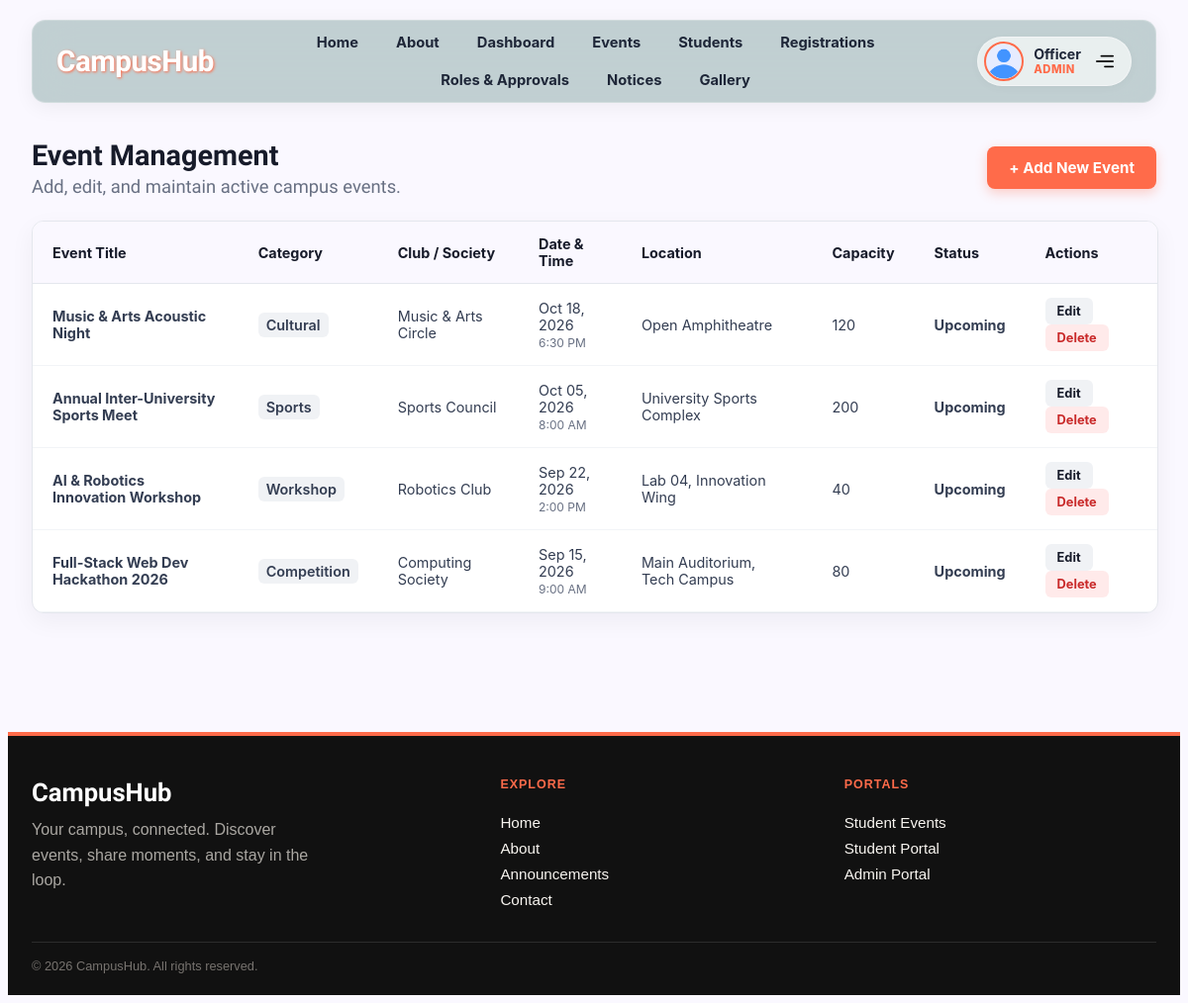
/admin/manage_events.php (signed in), run on the app's committed database.
### tables this page shows
CREATE TABLE IF NOT EXISTS `events` (
  `event_id` INT AUTO_INCREMENT PRIMARY KEY,
  `title` VARCHAR(255) NOT NULL,
  `description` TEXT NOT NULL,
  `category` VARCHAR(50) NOT NULL DEFAULT 'Workshop',
  `club_name` VARCHAR(100) NOT NULL DEFAULT 'CampusHub General',
  `event_date` DATE NOT NULL,
  `event_time` TIME NOT NULL,
  `location` VARCHAR(255) NOT NULL,
  `max_participants` INT NOT NULL DEFAULT 50,
  `banner_image` VARCHAR(255) NULL,
  `meta_data` JSON NULL,
  `status` ENUM('upcoming', 'completed', 'cancelled') DEFAULT 'upcoming',
  `created_at` TIMESTAMP DEFAULT CURRENT_TIMESTAMP
);

### includes/db.php (called while the page is built, shortened)
<?php
class Database
{
  private static $connection = null;
  public static function getConnection()
  {
    if (self::$connection === null) {
      $conn = @new mysqli(DB_HOST, DB_USER, DB_PASS, DB_NAME, 3306);
      $conn->set_charset("utf8mb4");
      self::$connection = $conn;
    }
    return self::$connection;
  }
  public static function search($query, $types = null, $params = [])
  {
    $conn = self::getConnection();
    $statement = $conn->prepare($query);
    $statement->execute();
    $result = $statement->get_result();
    return $result;
  }
}

### admin/manage_events.php (the view, shortened to what this page needs)
<?php
require_once '../includes/header.php';
require_once '../includes/db.php';
$events = [];
$res = Database::search("SELECT * FROM events ORDER BY event_date DESC");
if ($res && $res->num_rows > 0) {
    while ($row = $res->fetch_assoc()) {
        $events[] = $row;
    }
}
?>
<main class="page-container">
  <div class="header-bar">
    <div>
      <h1>Event Management</h1>
      <p style="margin: 4px 0 0; color: var(--muted); font-family: 'Cabin Sketch', cursive; font-size: 1.15rem;">
        Add, edit, and maintain active campus events.
      </p>
    </div>
    <a href="add_event.php" class="btn-add">+ Add New Event</a>
  </div>
  <div class="table-container">
    <table>
      <thead>
        <tr>
          <th>Event Title</th>
          <th>Category</th>
          <th>Club / Society</th>
          <th>Date & Time</th>
          <th>Location</th>
          <th>Capacity</th>
          <th>Status</th>
          <th>Actions</th>
        </tr>
      </thead>
      <tbody>
        <?php if (empty($events)): ?>
          <tr><td colspan="8" style="text-align: center; padding: 30px;">No events created yet.</td></tr>
        <?php else: ?>
          <?php foreach ($events as $ev): ?>
            <tr>
              <td><strong><?php echo htmlspecialchars($ev['title']); ?></strong></td>
              <td><span style="background: #f0f2f5; padding: 4px 8px; border-radius: 6px; font-weight: 600;"><?php echo htmlspecialchars($ev['category']); ?></span></td>
              <td><?php echo htmlspecialchars($ev['club_name']); ?></td>
              <td><?php echo date('M d, Y', strtotime($ev['event_date'])); ?><br><small style="color: var(--muted);"><?php echo date('g:i A', strtotime($ev['event_time'])); ?></small></td>
              <td><?php echo htmlspecialchars($ev['location']); ?></td>
              <td><?php echo htmlspecialchars($ev['max_participants']); ?></td>
              <td><strong><?php echo ucfirst(htmlspecialchars($ev['status'])); ?></strong></td>
              <td>
                <a href="edit_event.php?id=<?php echo htmlspecialchars($ev['event_id']); ?>" class="btn-sm btn-edit">Edit</a>
                <a href="delete_event.php?id=<?php echo htmlspecialchars($ev['event_id']); ?>" class="btn-sm btn-delete" onclick="return confirm('Delete this event?');">Delete</a>
              </td>
            </tr>
          <?php endforeach; ?>
        <?php endif; ?>
      </tbody>
    </table>
  </div>
</main>
<?php
require_once '../includes/footer.php';
?>

### assets/css/style.css (style rules this page uses)
body { background-color: #faf8ff; font-family: 'Archivo Black', sans-serif; }

### admin/manage_events.php (style rules this page uses)
.page-container { --ink: #171b2a; --muted: #687083; --line: #e4e7ed; --coral: #FF6B4A; width: 100%; padding: 0 24px 64px; box-sizing: border-box; }
.header-bar, .table-container { width: 100%; max-width: 1200px; margin-right: auto; margin-left: auto; }
.header-bar { display: flex; justify-content: space-between; align-items: center; margin-top: 36px; margin-bottom: 24px; flex-wrap: wrap; gap: 16px; }
.header-bar h1 { margin: 0; color: var(--ink); font-size: 1.8rem; }
.btn-add { background: var(--coral); color: #ffffff; padding: 12px 22px; border-radius: 8px; text-decoration: none; font-weight: bold; font-size: 0.95rem; box-shadow: 0 4px 12px rgba(255, 107, 74, 0.3); font-family: -apple-system, BlinkMacSystemFont, "Segoe UI", Roboto, sans-serif; }
.table-container { background: #ffffff; border: 1px solid var(--line); border-radius: 12px; overflow-x: auto; box-shadow: 0 8px 24px rgba(23, 27, 42, 0.05); }
table { width: 100%; border-collapse: collapse; font-family: -apple-system, BlinkMacSystemFont, "Segoe UI", Roboto, sans-serif; font-size: 0.9rem; }
th { background: #faf8ff; text-align: left; padding: 14px 20px; font-weight: 700; color: var(--ink); border-bottom: 1px solid var(--line); }
td { padding: 14px 20px; border-bottom: 1px solid #f2f4f7; color: #333d52; }
.btn-sm { padding: 6px 12px; border-radius: 6px; font-size: 0.8rem; font-weight: bold; text-decoration: none; display: inline-block; }
.btn-edit { background: #f0f2f5; color: var(--ink); margin-right: 6px; }
.btn-delete { background: #ffeaea; color: #c92a2a; }

### data on the page
events: title "Music & Arts Acoustic Night", category "Cultural", club_name "Music & Arts Circle", event_date "Oct 18, 2026", event_time "6:30 PM", location "Open Amphitheatre", max_participants "120", status "Upcoming"
events: title "Annual Inter-University Sports Meet", category "Sports", club_name "Sports Council", event_date "Oct 05, 2026", event_time "8:00 AM", location "University Sports Complex", max_participants "200", status "Upcoming"
events: title "AI & Robotics Innovation Workshop", category "Workshop", club_name "Robotics Club", event_date "Sep 22, 2026", event_time "2:00 PM", location "Lab 04, Innovation Wing", max_participants "40", status "Upcoming"
events: title "Full-Stack Web Dev Hackathon 2026", category "Competition", club_name "Computing Society", event_date "Sep 15, 2026", event_time "9:00 AM", location "Main Auditorium, Tech Campus", max_participants "80", status "Upcoming"

### other printed values
$user_name "Officer"
str_replace('_', ' ', $user_role) "ADMIN"
